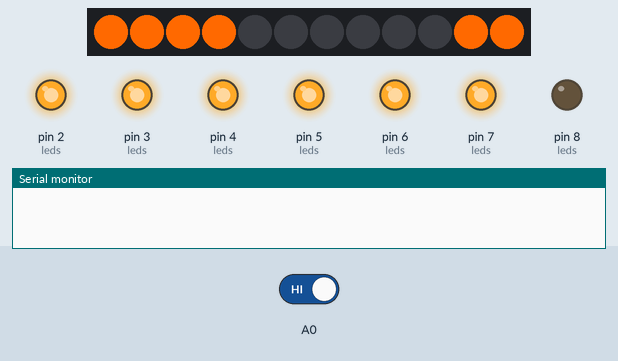
Bench run of a sketch on a simulated Arduino Uno, built with avr-gcc and run on an emulated ATmega328P. On the bench: 12 RGB LEDs in strip order, left to right, output pins drawn as LEDs (lit = HIGH), the last lines printed to the serial monitor. The inputs (shaded band) are chosen by the test bench; at power-on: A0 HIGH. Random numbers use the default seed unless the sketch sets one.

Above: at 1.31 s.
1.6 s: A0 driven LOW
At 2.6 s:
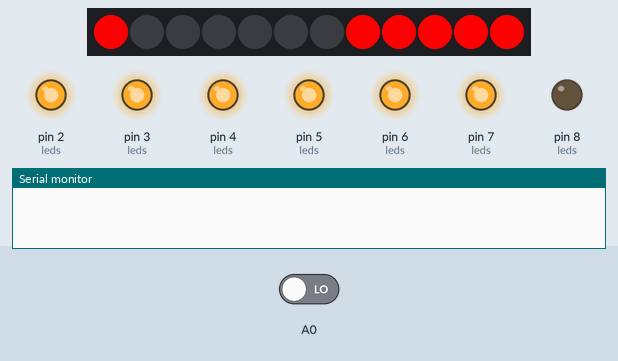
3.3 s: A0 driven HIGH
At 11.1 s:
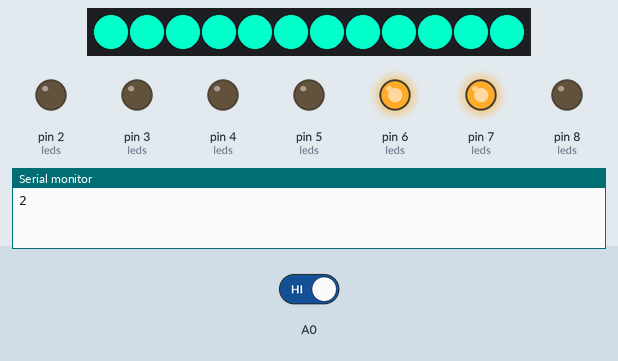
12.1 s: A0 driven LOW
At 13.5 s:
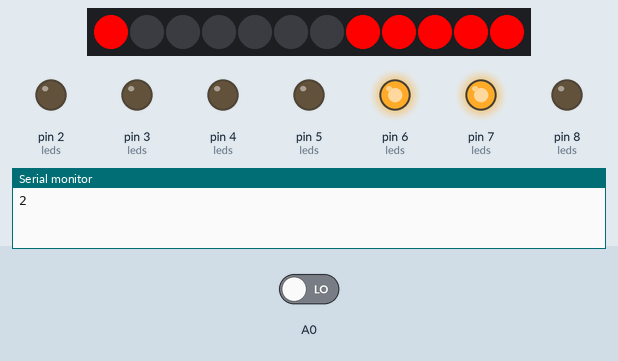
Timing chart, 0 to 15.1 s (numbered marks = the images above; inputs shaded):
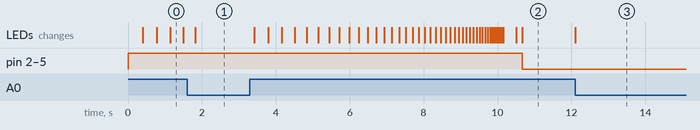

The sketch:

dado_arduino.ino
```cpp
#include <Adafruit_NeoPixel.h>
#include <LiquidCrystal.h>
#include <avr/io.h>
#define F_CPU 16000000UL


#define PIN       12
#define NUMPIXELS 12
// define o botão
int button;

/*matriz que indica os pins aos quais estam conectados,
respetivamente, os segmentos A, B, C, D, E, F, G, */
int leds[][7] = {  2,    3,    6,    5,    4,    7,    8 };

/* matriz que define quais segmentos têem que estar a HIGH de modo a
imprimir os repetivos números/símbolo*/
int digits[][7] = {
         /*          A     B     C     D     E     F     G  */
         /* 1 */  { !LOW, !HIGH, !HIGH,  !LOW,  !LOW,  !LOW,  !LOW},
         /* 2 */  {!HIGH, !HIGH, !LOW, !HIGH, !HIGH,  !LOW, !HIGH},
         /* 3 */  {!HIGH, !HIGH, !HIGH, !HIGH,  !LOW,  !LOW, !HIGH},
         /* 4 */  { !LOW, !HIGH, !HIGH,  !LOW,  !LOW, !HIGH, !HIGH},
         /* 5 */  {!HIGH,  !LOW, !HIGH, !HIGH,  !LOW, !HIGH, !HIGH},
         /* 6 */  {!HIGH,  !LOW, !HIGH, !HIGH, !HIGH, !HIGH, !HIGH},
         /* - */  {!LOW, !LOW,   !LOW,  !LOW,  !LOW,  !LOW, !HIGH},
};

Adafruit_NeoPixel pixels(NUMPIXELS, PIN, NEO_GRB + NEO_KHZ800);
#define DELAYVAL 400

// definir variáveis
int flag = 0;
int number = 0;
int i = 0;
int c = 0;
int ndelay = DELAYVAL;

void setup() {
  Serial.begin(9600);
  pixels.begin();
  //inicializar o pseudo-gerador de códigos
  randomSeed(millis());
  pinMode(A0, INPUT);
  //inicializar o ciclo que vai ativar os segmentos
     for (int segment = 0; segment < 7; segment++) {
        pinMode(leds[0][segment], OUTPUT);

  }
  for (int segment = 0; segment < 7; segment++){
        digitalWrite(leds[0][segment], digits[6][segment]);
        }
}

void loop() {
  // Estado 0- HOLD (enquanto não se carrega no botão)
  if(digitalRead(A0) == LOW){
    // Estado 1- RESET
    // Inicializa os seguintes valores depois de carregar no botão
    flag = 0;
    c = 0;
    i = 0;
    ndelay = DELAYVAL;
    number = 0;
  }
  // Estado 2- LOAD (Carrega um número)
    if(flag == 0){
            pixels.clear();
      for(int n = 0; n <= 5; n++){
        int a = (i - n) >= 0 ? i - n: NUMPIXELS + (i-n);
          pixels.setPixelColor(a , pixels.ColorHSV(c , 255, 255));
      }
      pixels.show();
      i = (i + 1)%NUMPIXELS;
      c = (c + 1500)%65536;
      delay(ndelay);

      if(ndelay > 10){
          ndelay /= 1.05;
      } else {
        for(int n = 0; n < NUMPIXELS; n++){
          pixels.setPixelColor(n , pixels.ColorHSV(c , 255, 255));
          pixels.show();
          //coloca flag a 1 para para o loop até se carregar no botão
          flag = 1;
        }
        // A variável num toma um valor aleatório
        number = (random(1,7));
        Serial.println(number);
        // Ativa os segmentos que iram posteriormente formar o number
        for (int segment = 0; segment < 7; segment++){
        digitalWrite(leds[0][segment], digits[number - 1][segment]);
        }
        delay(200);
      }
    }
}
```

Measured:
- after the input at 3.3 s, pin 2 (leds), pin 3 (leds), pin 4 (leds), pin 5 (leds): HIGH → LOW after 7.4 s; the LEDs: first change after 0.12 s (image 2 shows a later state)
- after the input at 12.1 s, the LEDs: change at once (image 3)
